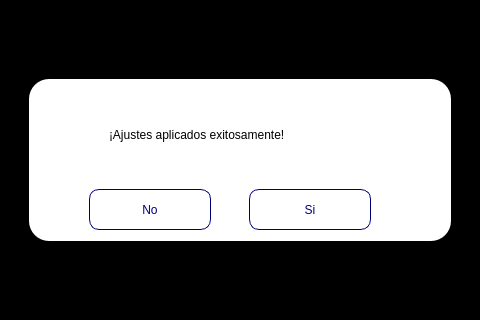
<?xml version="1.0" encoding="UTF-8"?>
<ui version="4.0">
 <class>Dialog</class>
 <widget class="QDialog" name="Dialog">
  <property name="geometry">
   <rect>
    <x>0</x>
    <y>0</y>
    <width>480</width>
    <height>320</height>
   </rect>
  </property>
  <property name="windowTitle">
   <string>Dialog</string>
  </property>
  <property name="modal">
   <bool>true</bool>
  </property>
  <widget class="QWidget" name="WidgetInfo" native="true">
   <property name="enabled">
    <bool>true</bool>
   </property>
   <property name="geometry">
    <rect>
     <x>29</x>
     <y>79</y>
     <width>422</width>
     <height>162</height>
    </rect>
   </property>
   <property name="styleSheet">
    <string notr="true">border-radius: 20px;
background-color: white;</string>
   </property>
   <widget class="QPushButton" name="si">
    <property name="geometry">
     <rect>
      <x>220</x>
      <y>110</y>
      <width>122</width>
      <height>41</height>
     </rect>
    </property>
    <property name="styleSheet">
     <string notr="true">font: 500 18px &quot;Poppins&quot;;
border-radius: 10px;
border: 1px solid #00007f;
background-color: white;
color: #00007f;</string>
    </property>
    <property name="text">
     <string>Si</string>
    </property>
   </widget>
   <widget class="QLabel" name="LabelInfo">
    <property name="geometry">
     <rect>
      <x>80</x>
      <y>10</y>
      <width>331</width>
      <height>91</height>
     </rect>
    </property>
    <property name="styleSheet">
     <string notr="true">font: 12pt &quot;Poppins&quot;;
background-color: transparent;
</string>
    </property>
    <property name="text">
     <string>¡Ajustes aplicados exitosamente!</string>
    </property>
   </widget>
   <widget class="QLabel" name="IconInfo">
    <property name="geometry">
     <rect>
      <x>10</x>
      <y>30</y>
      <width>61</width>
      <height>61</height>
     </rect>
    </property>
    <property name="styleSheet">
     <string notr="true">background-color: transparent;</string>
    </property>
    <property name="text">
     <string/>
    </property>
   </widget>
   <widget class="QPushButton" name="no">
    <property name="geometry">
     <rect>
      <x>60</x>
      <y>110</y>
      <width>122</width>
      <height>41</height>
     </rect>
    </property>
    <property name="styleSheet">
     <string notr="true">font: 500 18px &quot;Poppins&quot;;
border-radius: 10px;
border: 1px solid #00007f;
background-color: white;
color: #00007f;</string>
    </property>
    <property name="text">
     <string>No</string>
    </property>
   </widget>
  </widget>
  <widget class="QLabel" name="lblOpacity">
   <property name="geometry">
    <rect>
     <x>0</x>
     <y>0</y>
     <width>480</width>
     <height>320</height>
    </rect>
   </property>
   <property name="styleSheet">
    <string notr="true">background-color: black;</string>
   </property>
   <property name="text">
    <string/>
   </property>
  </widget>
  <zorder>lblOpacity</zorder>
  <zorder>WidgetInfo</zorder>
 </widget>
 <resources/>
 <connections/>
</ui>
